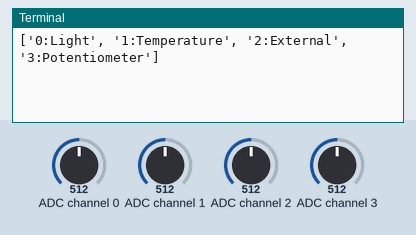
The program below on a simulated Raspberry Pi (BCM pin numbers). Parts: the last lines printed to the terminal. Inputs (shaded band) come from the test bench; at power-on: ADC channel 0 = 512, ADC channel 1 = 512, ADC channel 2 = 512, ADC channel 3 = 512 (analog values on the 0–1023 scale).

Above: at 1.2 s.
1.3 s: ADC channel 0 set to 716
At 2.9 s:
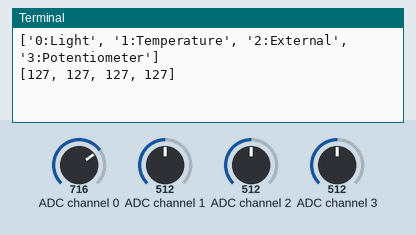
5.0 s: ADC channel 1 set to 716
At 6.1 s:
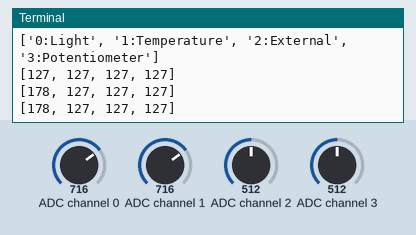
7.2 s: ADC channel 2 set to 716
At 8.8 s:
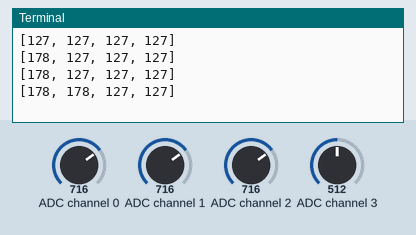
9.4 s: ADC channel 3 set to 716
At 10.4 s:
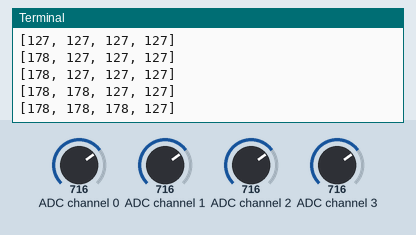
11.6 s: ADC channel 0 set to 992
At 11.6 s:
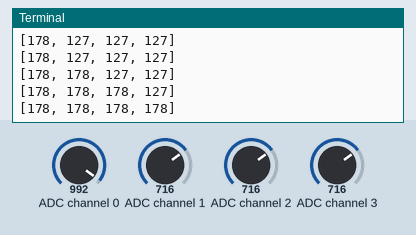
13.8 s: ADC channel 1 set to 992
At 16.3 s:
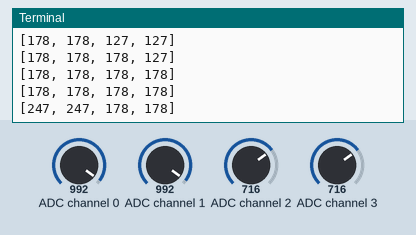
Timing chart, 0 to 17.0 s (numbered marks = the images above; inputs shaded):
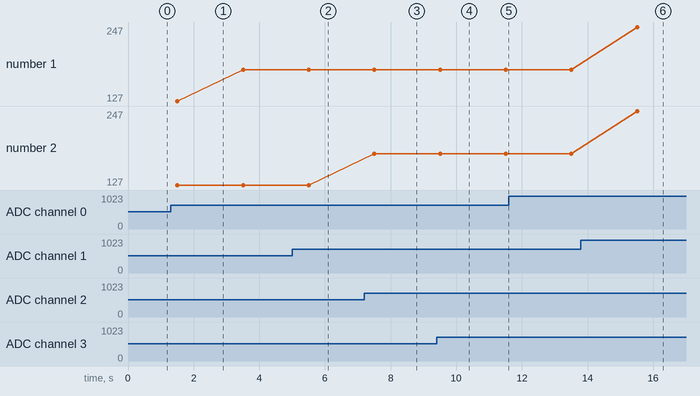

The program:

data_adc.py
```python
#!/usr/bin/env python3
#data_adc.py
import wiringpi2
import time

DEBUG=False
LIGHT=0;TEMP=1;EXT=2;POT=3
ADC_CH=[LIGHT,TEMP,EXT,POT]
ADC_ADR=0x48
ADC_CYCLE=0x04
BUS_GAP=0.25
DATANAME=["0:Light","1:Temperature",
          "2:External","3:Potentiometer"]

class device:
  # Constructor:
  def __init__(self,addr=ADC_ADR):
    self.NAME=DATANAME
    self.i2c = wiringpi2.I2C()
    self.devADC=self.i2c.setup(addr)
    pwrup = self.i2c.read(self.devADC) #flush power up value
    if DEBUG==True and pwrup!=-1:
      print("ADC Ready")
    self.i2c.read(self.devADC) #flush first value
    time.sleep(BUS_GAP)
    self.i2c.write(self.devADC,ADC_CYCLE)
    time.sleep(BUS_GAP)
    self.i2c.read(self.devADC) #flush first value

  def getName(self):
    return self.NAME

  def getNew(self):
    data=[]
    for ch in ADC_CH:
      time.sleep(BUS_GAP)
      data.append(self.i2c.read(self.devADC))
    return data

def main():
  ADC = device()
  print (str(ADC.getName()))
  for i in range(10):
    dataValues = ADC.getNew()
    print (str(dataValues))
    time.sleep(1)

if __name__=='__main__':
  main()
#End
```

Measured:
- after the input at 13.8 s, the terminal: prints a new line after 1.7 s (image 6)
